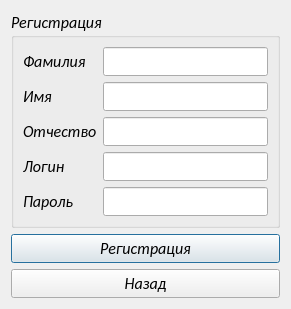
<?xml version="1.0" encoding="UTF-8"?>
<ui version="4.0">
 <class>Registration</class>
 <widget class="QDialog" name="Registration">
  <property name="geometry">
   <rect>
    <x>0</x>
    <y>0</y>
    <width>291</width>
    <height>279</height>
   </rect>
  </property>
  <property name="font">
   <font>
    <family>Calibri</family>
    <pointsize>12</pointsize>
    <italic>true</italic>
   </font>
  </property>
  <property name="windowTitle">
   <string>Регистрация</string>
  </property>
  <layout class="QVBoxLayout" name="verticalLayout">
   <item>
    <widget class="QGroupBox" name="groupBox">
     <property name="title">
      <string>Регистрация</string>
     </property>
     <layout class="QFormLayout" name="formLayout">
      <item row="0" column="0">
       <widget class="QLabel" name="label">
        <property name="text">
         <string>Фамилия</string>
        </property>
       </widget>
      </item>
      <item row="0" column="1">
       <widget class="QLineEdit" name="surnameEdit"/>
      </item>
      <item row="1" column="0">
       <widget class="QLabel" name="label_2">
        <property name="text">
         <string>Имя</string>
        </property>
       </widget>
      </item>
      <item row="1" column="1">
       <widget class="QLineEdit" name="nameEdit"/>
      </item>
      <item row="2" column="0">
       <widget class="QLabel" name="label_3">
        <property name="text">
         <string>Отчество</string>
        </property>
       </widget>
      </item>
      <item row="2" column="1">
       <widget class="QLineEdit" name="thirdnameEdit"/>
      </item>
      <item row="3" column="0">
       <widget class="QLabel" name="label_4">
        <property name="text">
         <string>Логин</string>
        </property>
       </widget>
      </item>
      <item row="3" column="1">
       <widget class="QLineEdit" name="loginEdit"/>
      </item>
      <item row="4" column="0">
       <widget class="QLabel" name="label_5">
        <property name="text">
         <string>Пароль</string>
        </property>
       </widget>
      </item>
      <item row="4" column="1">
       <widget class="QLineEdit" name="passEdit"/>
      </item>
     </layout>
    </widget>
   </item>
   <item>
    <widget class="QPushButton" name="regButton">
     <property name="text">
      <string>Регистрация</string>
     </property>
    </widget>
   </item>
   <item>
    <widget class="QPushButton" name="backButton">
     <property name="text">
      <string>Назад</string>
     </property>
    </widget>
   </item>
  </layout>
 </widget>
 <resources/>
 <connections/>
</ui>
